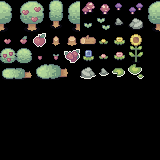

A level layout from a 2D game, rendered from its tile map. Below: a short description, then the map file with its tile-grid data intact:
An orthogonal 10x10 tile map with 16x16 px tiles, 1 tile layer (Tile Layer 1), 2 tilesets.

<map version="1.9" tiledversion="1.9.2" orientation="orthogonal" renderorder="right-down" width="10" height="10" tilewidth="16" tileheight="16" infinite="0" nextlayerid="2" nextobjectid="1">
 <tileset firstgid="1" name="grassbiom" tilewidth="16" tileheight="16" tilecount="100" columns="10">
  <image source="../../assets/objects/grassbiom.png" width="160" height="160" />
 </tileset>
 <tileset firstgid="101" name="milkglass" tilewidth="16" tileheight="16" tilecount="4" columns="4">
  <image source="../../assets/objects/milkglass.png" width="64" height="16" />
 </tileset>
 <layer id="1" name="Tile Layer 1" width="10" height="10">
  <data encoding="csv">
2,3,4,5,1,6,7,8,9,1,
12,13,14,15,11,16,17,18,19,11,
21,22,23,24,25,26,27,28,29,0,
31,32,33,34,35,36,37,38,39,0,
41,42,43,44,45,46,47,48,49,0,
0,0,0,0,0,0,0,0,0,0,
0,0,0,0,0,0,0,0,0,0,
0,0,0,0,0,0,0,0,0,0,
0,0,0,0,0,0,0,0,0,0,
0,0,0,0,0,0,0,0,0,0
</data>
 </layer>
</map>
